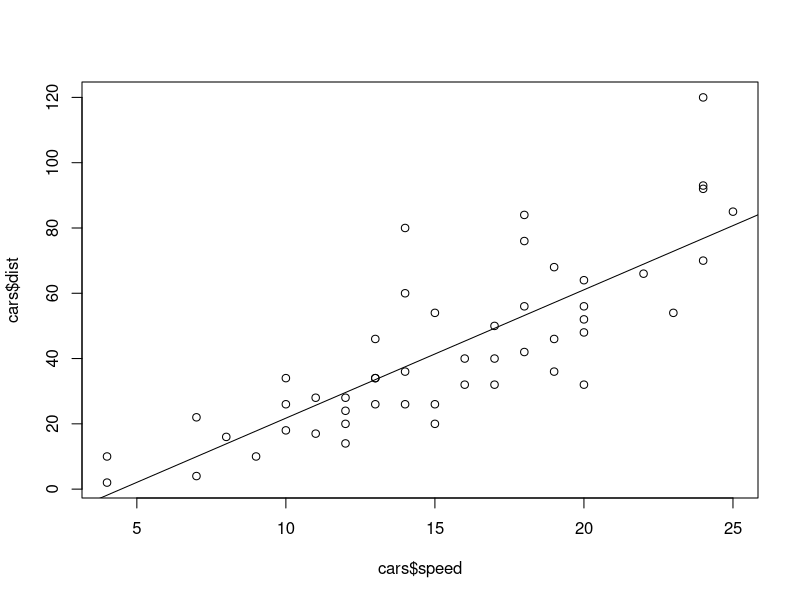
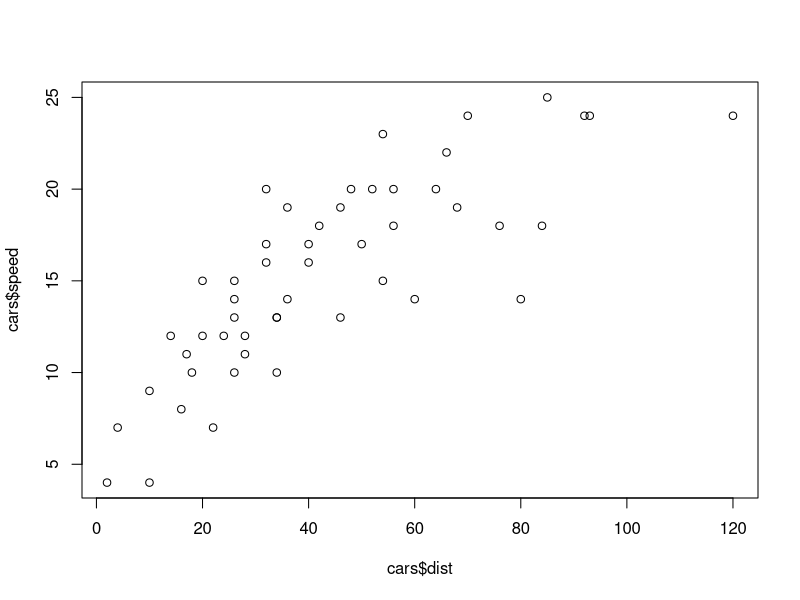
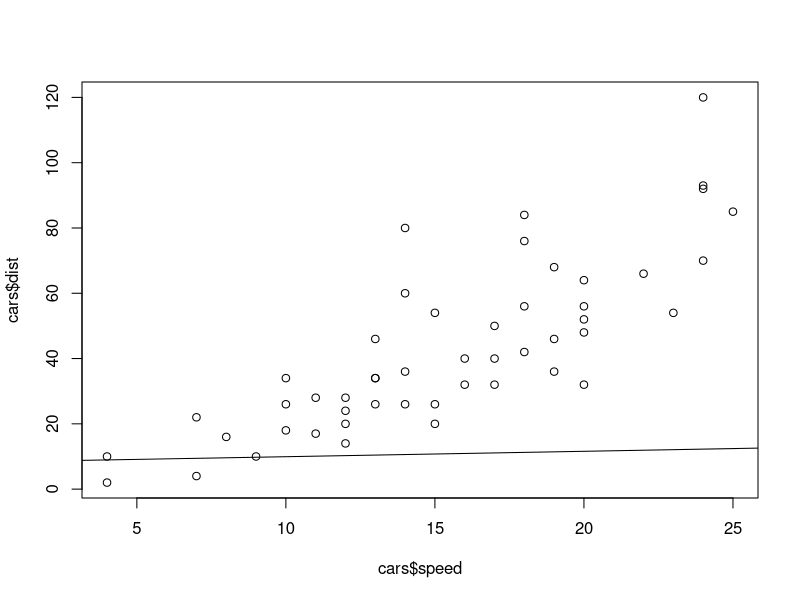
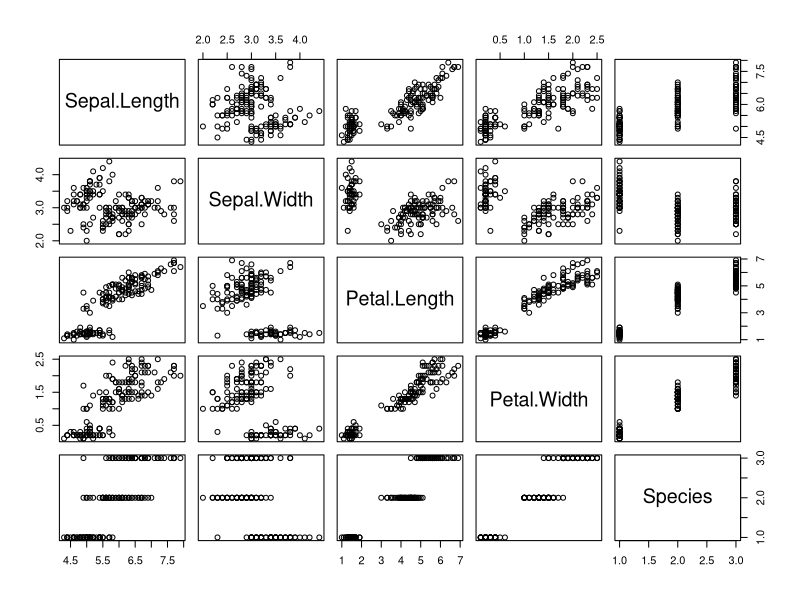
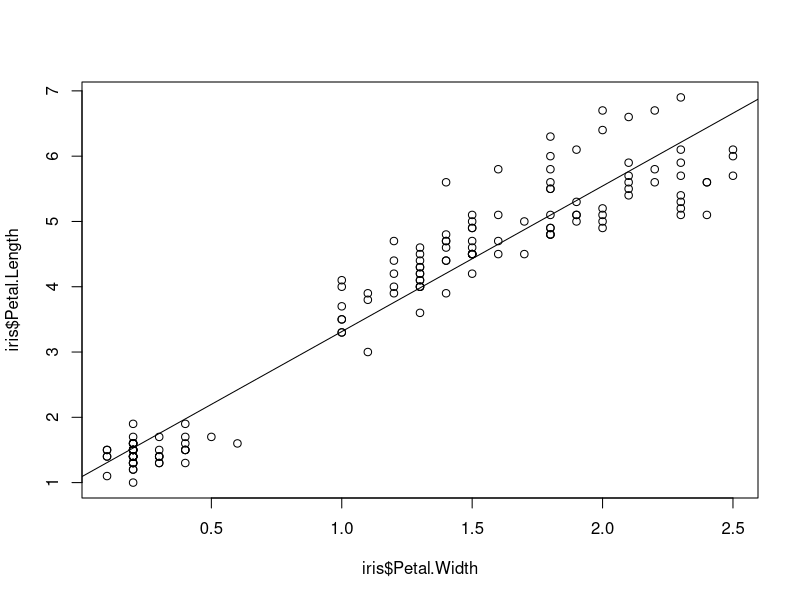
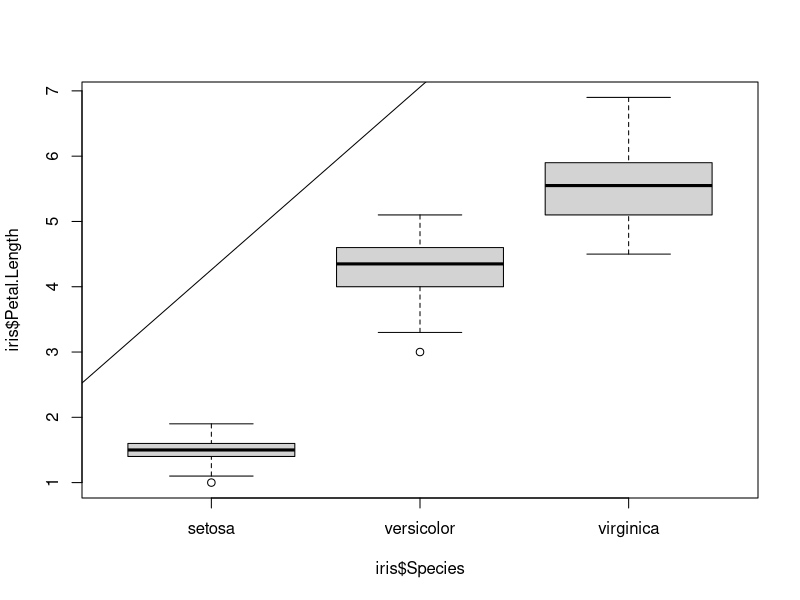
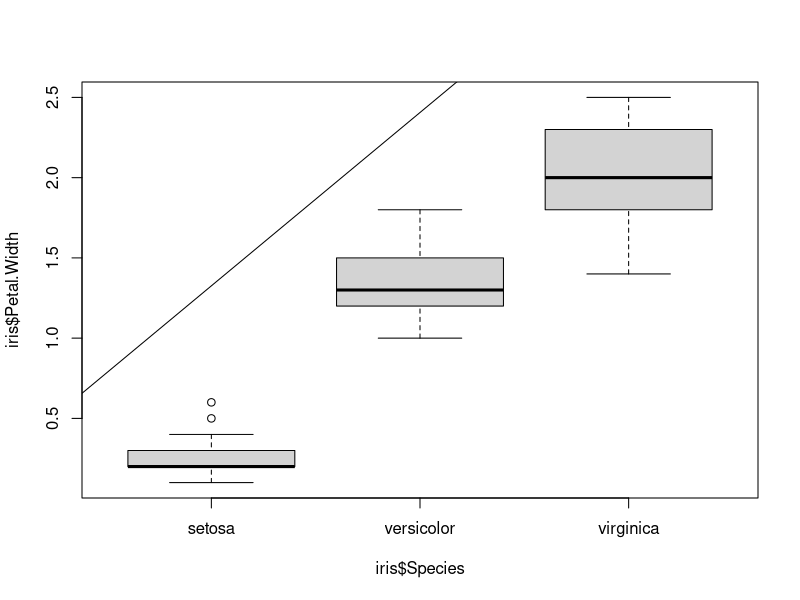
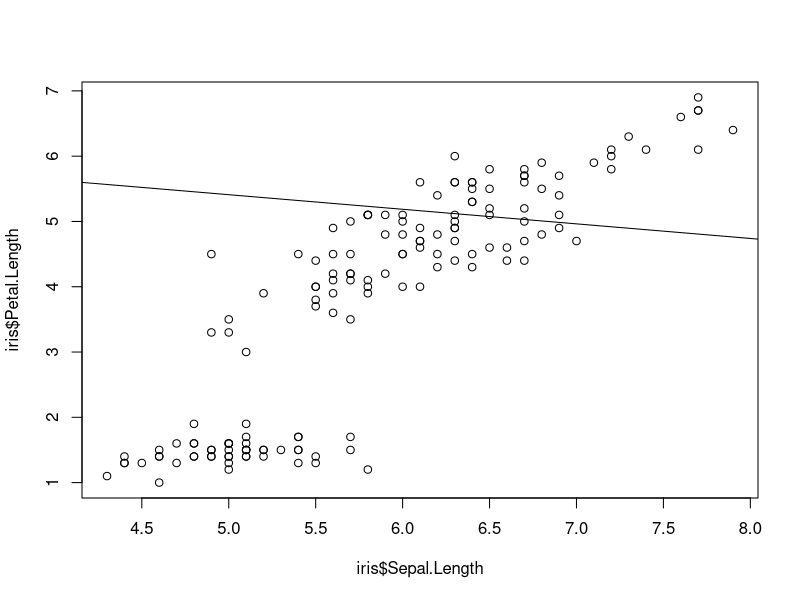

R code for these plots, in order:
#Sesión 7
# Pruebas de hipótesis y regresión lineal


#hipotesis de varianza. 
#definimos la hipótesis. 
#1 h0: sigma=0.36
#2 h1: sigma =/ 0.36

#3 y 4 el ejemplo es el que presenta en el video con las siguientes variables. 
n= 18
s2 <- 0.68  #(varianza de la muestra)
sigma20<- 0.36  #(varianza de la población)
alfa <- 0.05

#5 calculamos el estadistico de pruebas
X2 <- ((n-1)*s2)/sigma20
X2

#6 se calcula los valores de chi cuadrada (a dos colas) (solo es necesario calcular una cola)
#(si escojemos la cola superior 1-alfa/2)
chi_sd<- qchisq(1- alfa/2, n-1)
chi_sd

#(si escojemos la cola inferior alfa/2)
chi_sd2<- qchisq(alfa/2, n-1)
chi_sd2

# Verificamos el criterio de rechazo 1
X2 < chi_sd2
#criterio de rechazo 2
X2 > chi_sd
#se rechaza la h0, significa que la variación del proceso es diferente a 0.36
#hay suficiente evidencia estadística para inferir que la hipótesis nula es falsa


#prueba de hipótesis de valor mayor 
#1. h0: sigma => 0.36
#2  h1: sigma < 0.36 

#3, 4 y 5 quedan igual

#6 se calcula chi cuadrada para alfa (ojo, alfa, no alfa/ 2, ya que se está validando una cola)
chi_sd2<- qchisq(alfa, n-1)
chi_sd2

#7 verificación
X2< chi_sd2
#se acepta la h0 que indica que el valor de sigma es mayor o igual a 0.36
#hay suficiente evidencia estadística para inferir que la hipótesis nula es falsa


#prueba de hipótesis de valor mayor 
#1. h0: sigma <= 0.36
#2  h1: sigma > 0.36 

#3, 4 y 5 quedan igual

#6 se calcula chi cuadrada para alfa (ojo, alfa, no alfa/ 2, ya que se está validando una cola)
chi_sd2<- qchisq(1-alfa, n-1)
chi_sd2

#7 verificación
X2> chi_sd2
#se rechaza la h0 que indica que el valor de sigma es menor o igual a 0.36
#no hay suficiente evidencia estadística para inferir que la hipótesis nula es falsa


###REGRESIÓN LINEAL****
?cars
data(cars)
#install.packages("car")
#install.packages("carData")
#install.packages("tidyverse")
#install.packages("nortest")


#calculamos la regresión para cars
?lm
#Tanto en plot como en lm se coloca el eje Y primero y el eje x después
lm.cars <- lm(dist~speed, data=cars)
summary (lm.cars)
plot (cars$dist ~cars$speed)
?abline
abline (lm.cars)


#son diferentes
plot (cars$speed ~cars$dist)
plot(x=cars$speed, y=cars$dist)
lm.cars <- lm(speed~dist, data=cars)
abline (lm.cars)

#calculamos regresión para iris
plot(iris)
data(iris)
lm.iris <- lm(Petal.Length~Petal.Width, data=iris)

summary (lm.iris)
plot(iris$Petal.Length~iris$Petal.Width)
abline(lm.iris)


#calculamos regresión para iris especies

#hay relación entre la especie y el largo de petalo? 
lm.iris.especie <-  lm(Petal.Length ~Species, data=iris)
summary(lm.iris.especie)
plot(iris$Petal.Length~iris$Species, type="l")
abline(lm.iris.especie)

lm.iris.especie2 <-  lm(Petal.Width ~Species, data=iris)
summary(lm.iris.especie2)
plot(iris$Petal.Width~iris$Species)
abline(lm.iris.especie2)


#como se ve cuando no hay relación
lm.iris.especie3 <- lm(Sepal.Length ~ Sepal.Width, data= iris)
summary(lm.iris.especie3)
plot(iris$Petal.Length~iris$Sepal.Length)
abline(lm.iris.especie3)


